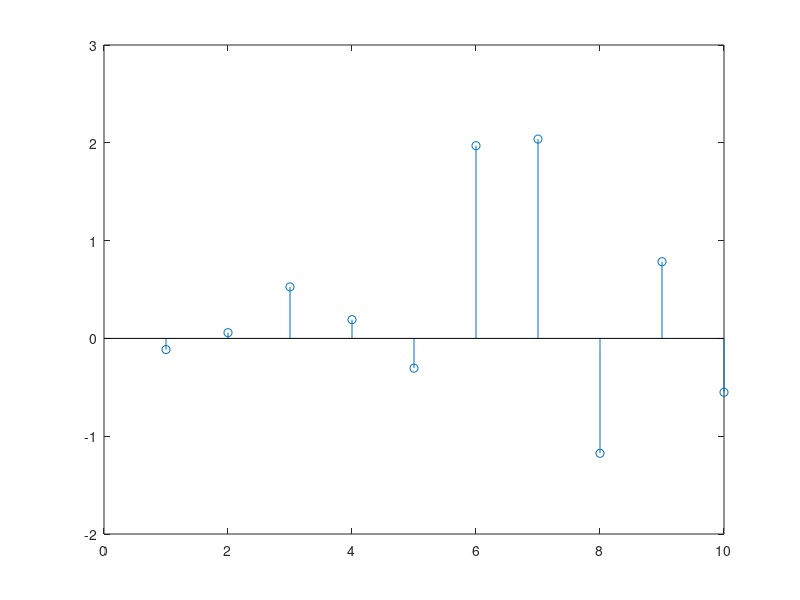

Source code (MATLAB): (Note: this script raises an error after producing the figure.)
%% compare inverse DFS and original signal
figure
x = randn(1,10);
stem(x);
X=dfs(x,10);
x1 = idfs(X,10);
hold on;
stem(real(x1)); 

figure
subplot(2,1,1)
stem(real(X)); xlim([-1,11])
subplot(2,1,2)
stem(imag(X)); xlim([-1,11])

%% DSF example with sine waves

N = 100;
n = 0:1:N-1;
x = 1+sin(2*pi*n/N)+3*cos(2*pi*n/N)+cos(4*pi*n/N+pi/2);
figure
subplot(4,1,1); stem(n,sin(2*pi*n/N)); 
subplot(4,1,2); stem(3*cos(2*pi*n/N))
subplot(4,1,3); stem(cos(4*pi*n/N+pi/2))
subplot(4,1,4); stem(n,x)

X = dfs(x,N);

%% 